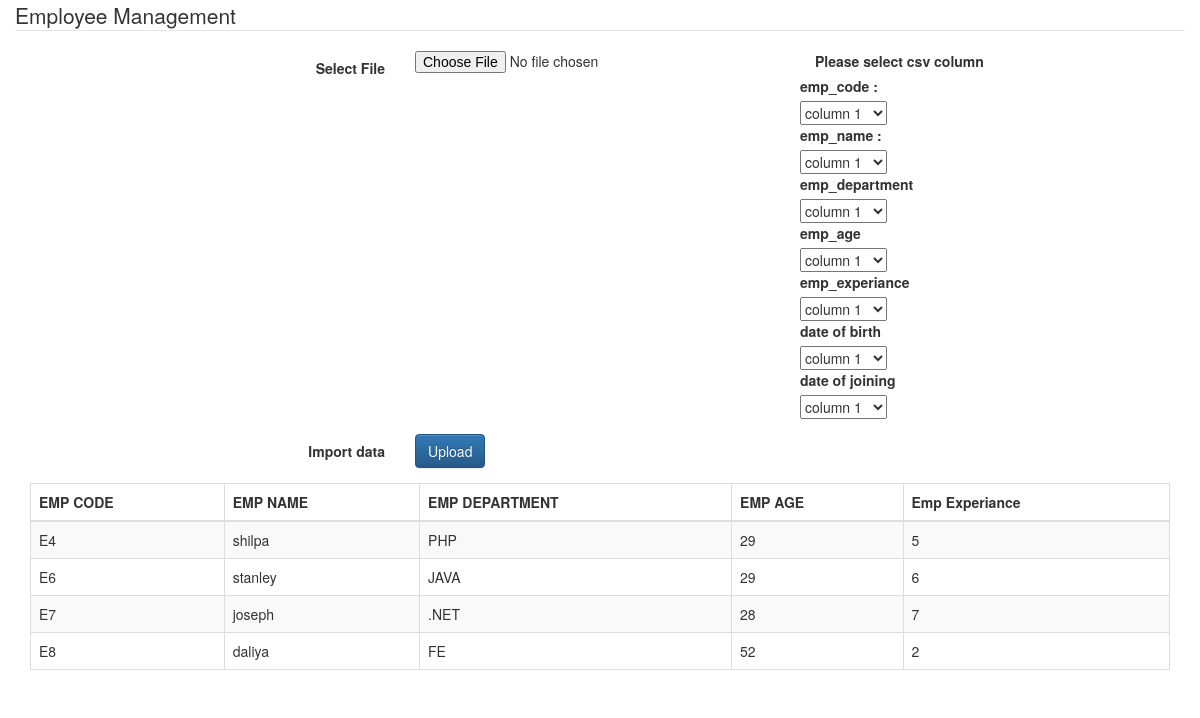
The page / on the database its author committed.
### tables this page shows
CREATE TABLE `employees` (
  `id` int(11) NOT NULL,
  `emp_code` varchar(50) NOT NULL,
  `emp_name` varchar(50) NOT NULL,
  `emp_department` varchar(15) NOT NULL,
  `emp_age` varchar(15) NOT NULL,
  `emp_experiance` varchar(15) NOT NULL,
  `joining_date` datetime NOT NULL,
  `emp_dob` datetime NOT NULL
);

### list.php (the view)
<?php
function getEmployeeData(){
    include_once 'db.php';
    $Sql = "SELECT * FROM employees";
    $result = mysqli_query($conn, $Sql);
    if ($result->num_rows > 0) {
     echo "<div class='table-responsive'><table id='myTable' class='table table-striped table-bordered'>
             <thead><tr><th>EMP CODE</th>
                          <th>EMP NAME</th>
                          <th>EMP DEPARTMENT</th>
                          <th>EMP AGE</th>
                          <th>Emp Experiance</th>
                        </tr></thead><tbody>";
     while($row = mysqli_fetch_assoc($result)) {
         echo "<tr><td>" . $row['emp_code']."</td>
                   <td>" . $row['emp_name']."</td>
                   <td>" . $row['emp_department']."</td>
                   <td>" . $row['emp_age']."</td>
                   <td>" . $row['emp_experiance']."</td></tr>";
     }
     echo "</tbody></table></div>";
}else {
     echo "you have no records";
}
}

### index.php (shortened to what this page needs)
<!DOCTYPE html>
<html lang="en">
<head>
    <link rel="stylesheet" href="https://maxcdn.bootstrapcdn.com/bootstrap/3.3.7/css/bootstrap.min.css">
    <link rel="stylesheet" href="https://maxcdn.bootstrapcdn.com/bootstrap/3.3.7/css/bootstrap-theme.min.css">
</head>
<body>
    <div id="wrap">
        <div class="container">
            <div class="row">
            <form class="form-horizontal" action="upload.php" method="post" enctype="multipart/form-data">
                    <fieldset>
                        <legend>Employee Management</legend>
                        <div class="form-group">
                            <label class="col-md-4 control-label" for="filebutton">Select File</label>
                            <div class="col-md-4">
                                <input type="file" name="file" id="file" class="input-large">
                            </div>
                            <div class="col-md-4">
                            <label class="">Please select csv column</label>
                                <div class="row">
                                        <div><label for="c1">emp_code : </label></div>
                                        <select name="emp_code" id="emp_code">
                                        <option value="0">column 1</option>
                                        </select>
                                </div>
                                <div class="row">
                                       <div> <label for="c1">emp_name :</label>   </div>
                                        <select name="emp_name" id="emp_name">
                                        <option value="0">column 1</option>
                                        </select>
                                </div>
                                <div class="row">
                                        <div><label for="c1">emp_department</label></div>
                                        <select name="emp_department" id="emp_department">
                                        <option value="0">column 1</option>
                                       </select>
                                </div>
                                <div class="row">
                                        <div><label for="c1">emp_age</label></div>
                                        <select name="emp_age" id="emp_age">
                                        <option value="0">column 1</option>
                                        </select>
                                </div>
                                <div class="row">
                                        <div><label for="c1">emp_experiance</label></div>
                                        <select name="emp_experiance" id="emp_experiance">
                                        <option value="0">column 1</option>
                                        </select>
                                </div>
                                <div class="row">
                                        <div><label for="c1">date of birth</label></div>
                                        <select name="emp_dob" id="emp_dob">
                                        <option value="0">column 1</option>
                                        </select>
                                </div>
                                <div class="row">
                                        <div><label for="c1">date of joining</label></div>
                                        <select name="emp_doj" id="emp_doj">
                                        <option value="0">column 1</option>
                                        </select>
                               </div>
                        </div>
                        </div>
                        <div class="form-group">
                            <label class="col-md-4 control-label" for="singlebutton">Import data</label>
                            <div class="col-md-4">
                            <input type="submit" name="submit" value="Upload" class="btn btn-primary">
                            </div>
                        </div>
                    </fieldset>
                </form>
            </div>
            <?php
            include_once 'list.php';
               getEmployeeData();
            ?>
        </div>
    </div>
</body>
</html>

### rows shown on the page
employees: emp_code "E4", emp_name "shilpa", emp_department "PHP", emp_age "29", emp_experiance "5"
employees: emp_code "E6", emp_name "stanley", emp_department "JAVA", emp_age "29", emp_experiance "6"
employees: emp_code "E7", emp_name "joseph", emp_department ".NET", emp_age "28", emp_experiance "7"
employees: emp_code "E8", emp_name "daliya", emp_department "FE", emp_age "52", emp_experiance "2"
